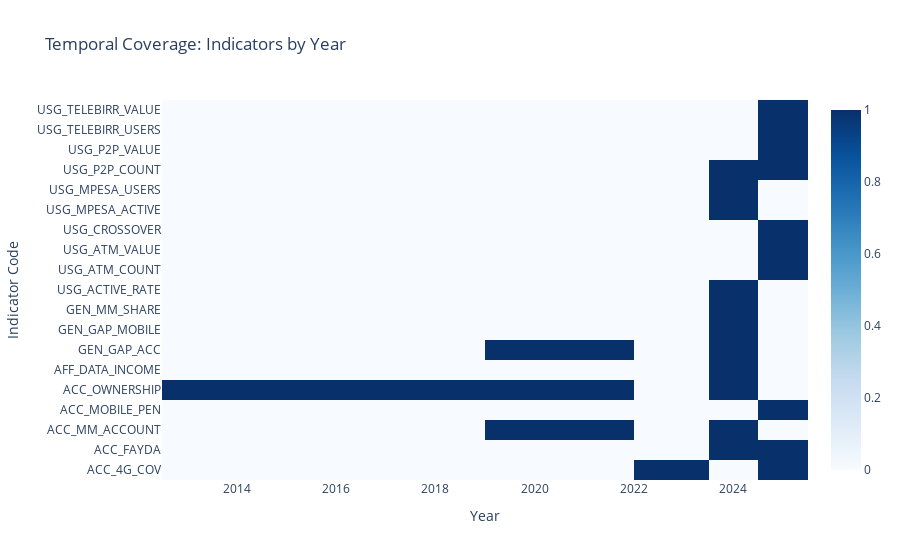

Source (notebook cell):
### Markdown cell above
## 2. Temporal Coverage

Create a temporal coverage visualization: which years have data for which indicators?

### Code cell
# Get temporal coverage matrix
temporal_coverage = eda.get_temporal_coverage()

print(f"Temporal Coverage Matrix Shape: {temporal_coverage.shape}")
print(f"\nYears covered: {sorted(temporal_coverage.columns.tolist())}")
print(f"\nIndicators: {len(temporal_coverage)}")
print("\nFirst few rows:")
print(temporal_coverage.head(10))

# Visualize temporal coverage
if PLOTLY_AVAILABLE:
    fig = visualizer.plot_temporal_coverage()
    if fig:
        fig.show()
else:
    # Fallback to matplotlib
    plt.figure(figsize=(14, 8))
    sns.heatmap(temporal_coverage, annot=False, cmap="Blues", cbar=True)
    plt.title("Temporal Coverage: Indicators by Year")
    plt.xlabel("Year")
    plt.ylabel("Indicator Code")
    plt.tight_layout()
    plt.show()

### Figure 1 — Plotly figure (JSON) as saved in the notebook; plotly's stock layout.template omitted (floating-point values rounded to 4 significant figures)
{"data": [{"colorscale": [[0, "rgb(247,251,255)"], [0.125, "rgb(222,235,247)"], [0.25, "rgb(198,219,239)"], [0.375, "rgb(158,202,225)"], [0.5, "rgb(107,174,214)"], [0.625, "rgb(66,146,198)"], [0.75, "rgb(33,113,181)"], [0.875, "rgb(8,81,156)"], [1, "rgb(8,48,107)"]], "showscale": true, "type": "heatmap", "x": [2014, 2017, 2021, 2023, 2024, 2025], "y": ["ACC_4G_COV", "ACC_FAYDA", "ACC_MM_ACCOUNT", "ACC_MOBILE_PEN", "ACC_OWNERSHIP", "AFF_DATA_INCOME", "GEN_GAP_ACC", "GEN_GAP_MOBILE", "GEN_MM_SHARE", "USG_ACTIVE_RATE", "USG_ATM_COUNT", "USG_ATM_VALUE", "USG_CROSSOVER", "USG_MPESA_ACTIVE", "USG_MPESA_USERS", "USG_P2P_COUNT", "USG_P2P_VALUE", "USG_TELEBIRR_USERS", "USG_TELEBIRR_VALUE"], "z": [[0, 0, 0, 1, 0, 1], [0, 0, 0, 0, 1, 1], [0, 0, 1, 0, 1, 0], [0, 0, 0, 0, 0, 1], [1, 1, 1, 0, 1, 0], [0, 0, 0, 0, 1, 0], [0, 0, 1, 0, 1, 0], [0, 0, 0, 0, 1, 0], [0, 0, 0, 0, 1, 0], [0, 0, 0, 0, 1, 0], [0, 0, 0, 0, 0, 1], [0, 0, 0, 0, 0, 1], [0, 0, 0, 0, 0, 1], [0, 0, 0, 0, 1, 0], [0, 0, 0, 0, 1, 0], [0, 0, 0, 0, 1, 1], [0, 0, 0, 0, 0, 1], [0, 0, 0, 0, 0, 1], [0, 0, 0, 0, 0, 1]]}], "layout": {"title": {"text": "Temporal Coverage: Indicators by Year"}, "xaxis": {"title": {"text": "Year"}}, "yaxis": {"title": {"text": "Indicator Code"}}}}
